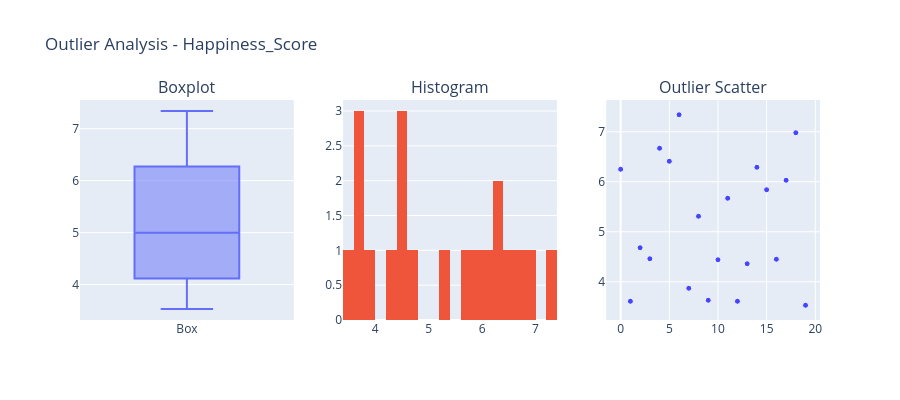
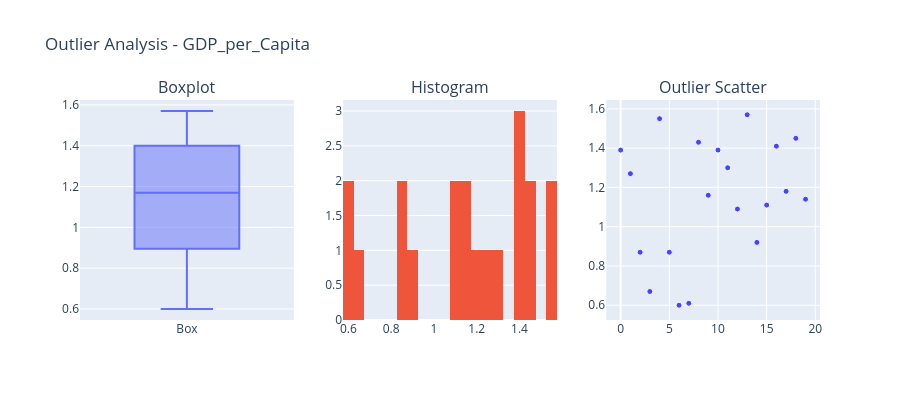
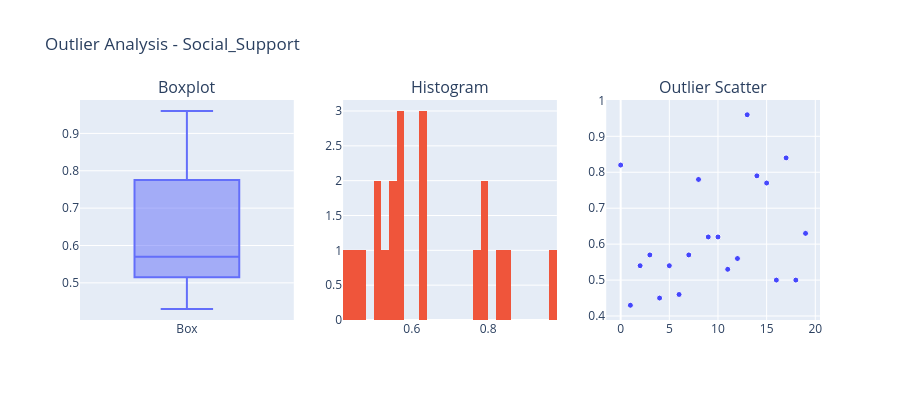
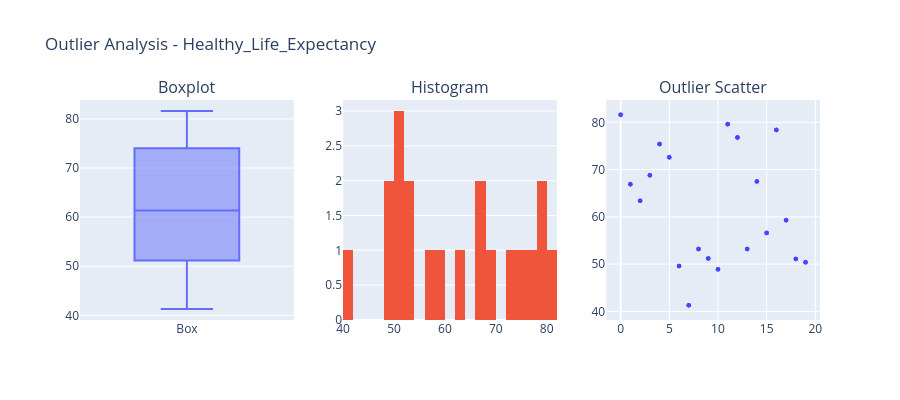

Here is the notebook cell these charts were saved with, in order:
### Code cell
for item in ["Happiness_Score",	"GDP_per_Capita",	"Social_Support",	"Healthy_Life_Expectancy",	"Freedom_to_Make_Choices",	"Generosity",	"Perceptions_of_Corruption"]:
    plot_outliers_one_frame(df,item)

### Figure 1 — Plotly figure (JSON) as saved in the notebook; plotly's stock layout.template omitted (floating-point values rounded to 4 significant figures)
{"data": [{"name": "Box", "type": "box", "xaxis": "x", "y": [6.25, 3.61, 4.68, 4.46, 6.67, 6.41, 7.34, 3.87, 5.31, 3.63, 4.44, 5.67, 3.61, 4.36, 6.29, 5.84, 4.45, 6.03, 6.98, 3.53], "yaxis": "y"}, {"name": "Hist", "nbinsx": 30, "type": "histogram", "x": [6.25, 3.61, 4.68, 4.46, 6.67, 6.41, 7.34, 3.87, 5.31, 3.63, 4.44, 5.67, 3.61, 4.36, 6.29, 5.84, 4.45, 6.03, 6.98, 3.53], "xaxis": "x2", "yaxis": "y2"}, {"hovertemplate": "<b>Index:</b> %{x}<br><b>Value:</b> %{y}<br><b>Status:</b> %{text}<extra></extra>", "marker": {"color": ["blue", "blue", "blue", "blue", "blue", "blue", "blue", "blue", "blue", "blue", "blue", "blue", "blue", "blue", "blue", "blue", "blue", "blue", "blue", "blue"], "size": [6, 6, 6, 6, 6, 6, 6, 6, 6, 6, 6, 6, 6, 6, 6, 6, 6, 6, 6, 6]}, "mode": "markers+text", "name": "Outliers", "text": ["", "", "", "", "", "", "", "", "", "", "", "", "", "", "", "", "", "", "", ""], "textposition": "top center", "type": "scatter", "x": [0, 1, 2, 3, 4, 5, 6, 7, 8, 9, 10, 11, 12, 13, 14, 15, 16, 17, 18, 19], "xaxis": "x3", "y": [6.25, 3.61, 4.68, 4.46, 6.67, 6.41, 7.34, 3.87, 5.31, 3.63, 4.44, 5.67, 3.61, 4.36, 6.29, 5.84, 4.45, 6.03, 6.98, 3.53], "yaxis": "y3"}], "layout": {"annotations": [{"font": {"size": 16}, "showarrow": false, "text": "Boxplot", "x": 0.1444, "xanchor": "center", "xref": "paper", "y": 1, "yanchor": "bottom", "yref": "paper"}, {"font": {"size": 16}, "showarrow": false, "text": "Histogram", "x": 0.5, "xanchor": "center", "xref": "paper", "y": 1, "yanchor": "bottom", "yref": "paper"}, {"font": {"size": 16}, "showarrow": false, "text": "Outlier Scatter", "x": 0.8556, "xanchor": "center", "xref": "paper", "y": 1, "yanchor": "bottom", "yref": "paper"}], "height": 400, "showlegend": false, "title": {"text": "Outlier Analysis - Happiness_Score"}, "xaxis": {"anchor": "y", "domain": [0, 0.2889]}, "xaxis2": {"anchor": "y2", "domain": [0.3556, 0.6444]}, "xaxis3": {"anchor": "y3", "domain": [0.7111, 1]}, "yaxis": {"anchor": "x", "domain": [0, 1]}, "yaxis2": {"anchor": "x2", "domain": [0, 1]}, "yaxis3": {"anchor": "x3", "domain": [0, 1]}}}

### Figure 2 — Plotly figure (JSON) as saved in the notebook; plotly's stock layout.template omitted (floating-point values rounded to 4 significant figures)
{"data": [{"name": "Box", "type": "box", "xaxis": "x", "y": [1.39, 1.27, 0.87, 0.67, 1.55, 0.87, 0.6, 0.61, 1.43, 1.16, 1.39, 1.3, 1.09, 1.57, 0.92, 1.11, 1.41, 1.18, 1.45, 1.14], "yaxis": "y"}, {"name": "Hist", "nbinsx": 30, "type": "histogram", "x": [1.39, 1.27, 0.87, 0.67, 1.55, 0.87, 0.6, 0.61, 1.43, 1.16, 1.39, 1.3, 1.09, 1.57, 0.92, 1.11, 1.41, 1.18, 1.45, 1.14], "xaxis": "x2", "yaxis": "y2"}, {"hovertemplate": "<b>Index:</b> %{x}<br><b>Value:</b> %{y}<br><b>Status:</b> %{text}<extra></extra>", "marker": {"color": ["blue", "blue", "blue", "blue", "blue", "blue", "blue", "blue", "blue", "blue", "blue", "blue", "blue", "blue", "blue", "blue", "blue", "blue", "blue", "blue"], "size": [6, 6, 6, 6, 6, 6, 6, 6, 6, 6, 6, 6, 6, 6, 6, 6, 6, 6, 6, 6]}, "mode": "markers+text", "name": "Outliers", "text": ["", "", "", "", "", "", "", "", "", "", "", "", "", "", "", "", "", "", "", ""], "textposition": "top center", "type": "scatter", "x": [0, 1, 2, 3, 4, 5, 6, 7, 8, 9, 10, 11, 12, 13, 14, 15, 16, 17, 18, 19], "xaxis": "x3", "y": [1.39, 1.27, 0.87, 0.67, 1.55, 0.87, 0.6, 0.61, 1.43, 1.16, 1.39, 1.3, 1.09, 1.57, 0.92, 1.11, 1.41, 1.18, 1.45, 1.14], "yaxis": "y3"}], "layout": {"annotations": [{"font": {"size": 16}, "showarrow": false, "text": "Boxplot", "x": 0.1444, "xanchor": "center", "xref": "paper", "y": 1, "yanchor": "bottom", "yref": "paper"}, {"font": {"size": 16}, "showarrow": false, "text": "Histogram", "x": 0.5, "xanchor": "center", "xref": "paper", "y": 1, "yanchor": "bottom", "yref": "paper"}, {"font": {"size": 16}, "showarrow": false, "text": "Outlier Scatter", "x": 0.8556, "xanchor": "center", "xref": "paper", "y": 1, "yanchor": "bottom", "yref": "paper"}], "height": 400, "showlegend": false, "title": {"text": "Outlier Analysis - GDP_per_Capita"}, "xaxis": {"anchor": "y", "domain": [0, 0.2889]}, "xaxis2": {"anchor": "y2", "domain": [0.3556, 0.6444]}, "xaxis3": {"anchor": "y3", "domain": [0.7111, 1]}, "yaxis": {"anchor": "x", "domain": [0, 1]}, "yaxis2": {"anchor": "x2", "domain": [0, 1]}, "yaxis3": {"anchor": "x3", "domain": [0, 1]}}}

### Figure 3 — Plotly figure (JSON) as saved in the notebook; plotly's stock layout.template omitted (floating-point values rounded to 4 significant figures)
{"data": [{"name": "Box", "type": "box", "xaxis": "x", "y": [0.82, 0.43, 0.54, 0.57, 0.45, 0.54, 0.46, 0.57, 0.78, 0.62, 0.62, 0.53, 0.56, 0.96, 0.79, 0.77, 0.5, 0.84, 0.5, 0.63], "yaxis": "y"}, {"name": "Hist", "nbinsx": 30, "type": "histogram", "x": [0.82, 0.43, 0.54, 0.57, 0.45, 0.54, 0.46, 0.57, 0.78, 0.62, 0.62, 0.53, 0.56, 0.96, 0.79, 0.77, 0.5, 0.84, 0.5, 0.63], "xaxis": "x2", "yaxis": "y2"}, {"hovertemplate": "<b>Index:</b> %{x}<br><b>Value:</b> %{y}<br><b>Status:</b> %{text}<extra></extra>", "marker": {"color": ["blue", "blue", "blue", "blue", "blue", "blue", "blue", "blue", "blue", "blue", "blue", "blue", "blue", "blue", "blue", "blue", "blue", "blue", "blue", "blue"], "size": [6, 6, 6, 6, 6, 6, 6, 6, 6, 6, 6, 6, 6, 6, 6, 6, 6, 6, 6, 6]}, "mode": "markers+text", "name": "Outliers", "text": ["", "", "", "", "", "", "", "", "", "", "", "", "", "", "", "", "", "", "", ""], "textposition": "top center", "type": "scatter", "x": [0, 1, 2, 3, 4, 5, 6, 7, 8, 9, 10, 11, 12, 13, 14, 15, 16, 17, 18, 19], "xaxis": "x3", "y": [0.82, 0.43, 0.54, 0.57, 0.45, 0.54, 0.46, 0.57, 0.78, 0.62, 0.62, 0.53, 0.56, 0.96, 0.79, 0.77, 0.5, 0.84, 0.5, 0.63], "yaxis": "y3"}], "layout": {"annotations": [{"font": {"size": 16}, "showarrow": false, "text": "Boxplot", "x": 0.1444, "xanchor": "center", "xref": "paper", "y": 1, "yanchor": "bottom", "yref": "paper"}, {"font": {"size": 16}, "showarrow": false, "text": "Histogram", "x": 0.5, "xanchor": "center", "xref": "paper", "y": 1, "yanchor": "bottom", "yref": "paper"}, {"font": {"size": 16}, "showarrow": false, "text": "Outlier Scatter", "x": 0.8556, "xanchor": "center", "xref": "paper", "y": 1, "yanchor": "bottom", "yref": "paper"}], "height": 400, "showlegend": false, "title": {"text": "Outlier Analysis - Social_Support"}, "xaxis": {"anchor": "y", "domain": [0, 0.2889]}, "xaxis2": {"anchor": "y2", "domain": [0.3556, 0.6444]}, "xaxis3": {"anchor": "y3", "domain": [0.7111, 1]}, "yaxis": {"anchor": "x", "domain": [0, 1]}, "yaxis2": {"anchor": "x2", "domain": [0, 1]}, "yaxis3": {"anchor": "x3", "domain": [0, 1]}}}

### Figure 4 — Plotly figure (JSON) as saved in the notebook; plotly's stock layout.template omitted (floating-point values rounded to 4 significant figures)
{"data": [{"name": "Box", "type": "box", "xaxis": "x", "y": [81.6, 66.9, 63.4, 68.8, 75.4, 72.6, 49.6, 41.3, 53.2, 51.2, 48.9, 79.6, 76.8, 53.2, 67.5, 56.6, 78.4, 59.3, 51.1, 50.4], "yaxis": "y"}, {"name": "Hist", "nbinsx": 30, "type": "histogram", "x": [81.6, 66.9, 63.4, 68.8, 75.4, 72.6, 49.6, 41.3, 53.2, 51.2, 48.9, 79.6, 76.8, 53.2, 67.5, 56.6, 78.4, 59.3, 51.1, 50.4], "xaxis": "x2", "yaxis": "y2"}, {"hovertemplate": "<b>Index:</b> %{x}<br><b>Value:</b> %{y}<br><b>Status:</b> %{text}<extra></extra>", "marker": {"color": ["blue", "blue", "blue", "blue", "blue", "blue", "blue", "blue", "blue", "blue", "blue", "blue", "blue", "blue", "blue", "blue", "blue", "blue", "blue", "blue"], "size": [6, 6, 6, 6, 6, 6, 6, 6, 6, 6, 6, 6, 6, 6, 6, 6, 6, 6, 6, 6]}, "mode": "markers+text", "name": "Outliers", "text": ["", "", "", "", "", "", "", "", "", "", "", "", "", "", "", "", "", "", "", ""], "textposition": "top center", "type": "scatter", "x": [0, 1, 2, 3, 4, 5, 6, 7, 8, 9, 10, 11, 12, 13, 14, 15, 16, 17, 18, 19], "xaxis": "x3", "y": [81.6, 66.9, 63.4, 68.8, 75.4, 72.6, 49.6, 41.3, 53.2, 51.2, 48.9, 79.6, 76.8, 53.2, 67.5, 56.6, 78.4, 59.3, 51.1, 50.4], "yaxis": "y3"}], "layout": {"annotations": [{"font": {"size": 16}, "showarrow": false, "text": "Boxplot", "x": 0.1444, "xanchor": "center", "xref": "paper", "y": 1, "yanchor": "bottom", "yref": "paper"}, {"font": {"size": 16}, "showarrow": false, "text": "Histogram", "x": 0.5, "xanchor": "center", "xref": "paper", "y": 1, "yanchor": "bottom", "yref": "paper"}, {"font": {"size": 16}, "showarrow": false, "text": "Outlier Scatter", "x": 0.8556, "xanchor": "center", "xref": "paper", "y": 1, "yanchor": "bottom", "yref": "paper"}], "height": 400, "showlegend": false, "title": {"text": "Outlier Analysis - Healthy_Life_Expectancy"}, "xaxis": {"anchor": "y", "domain": [0, 0.2889]}, "xaxis2": {"anchor": "y2", "domain": [0.3556, 0.6444]}, "xaxis3": {"anchor": "y3", "domain": [0.7111, 1]}, "yaxis": {"anchor": "x", "domain": [0, 1]}, "yaxis2": {"anchor": "x2", "domain": [0, 1]}, "yaxis3": {"anchor": "x3", "domain": [0, 1]}}}
